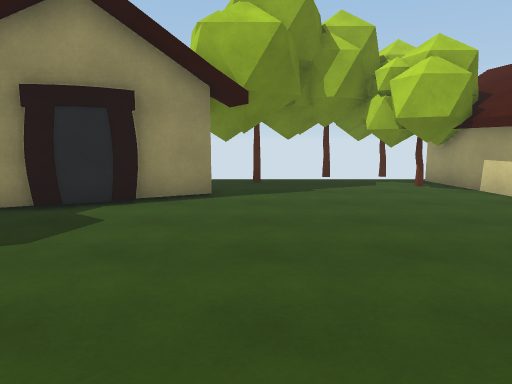
[1] (above)

17 first-person views from a walk through a Unity game level. The camera is 1.5 m above the floor, tilts 8° down and sees 70° across. The floor is counted in squares, 1 m on a side. Each view is taken from the middle of a square. On the plan, view 1 faces up. The plan holds only what a view shows up to about 16 squares ahead; the rest is blank. The place goes on beyond the plan. Surface patterns are stand-ins for the level's own textures.

[2]
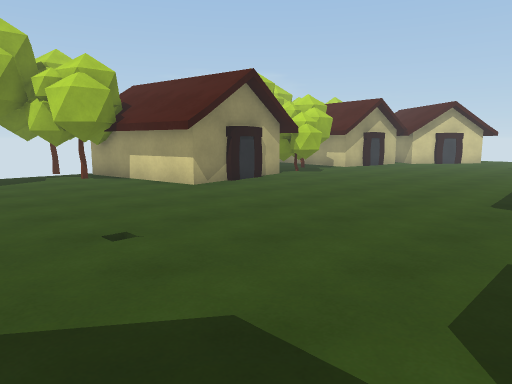

[3]
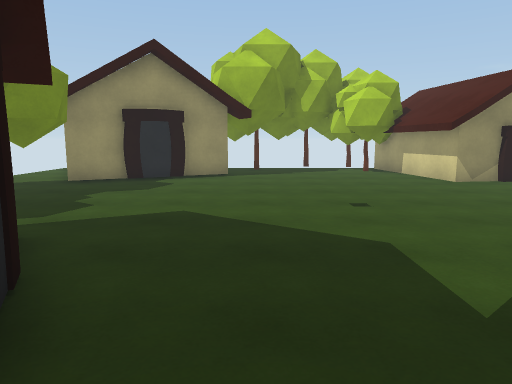

[4]
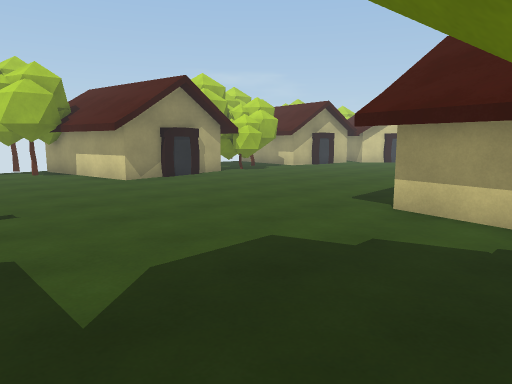

[5]
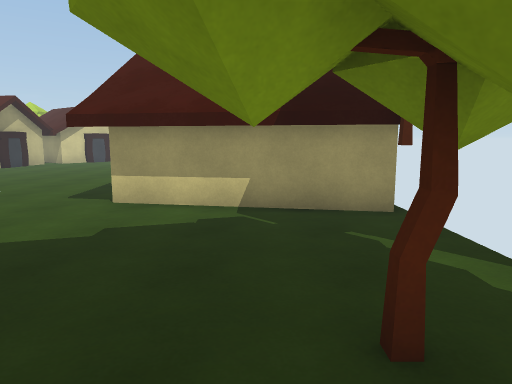

[6]
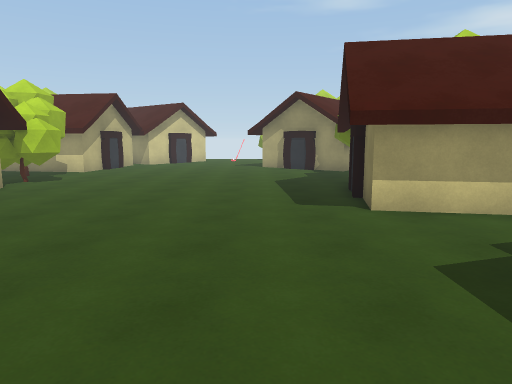

[7]
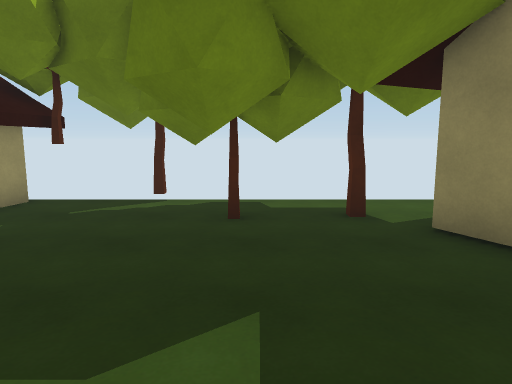

[8]
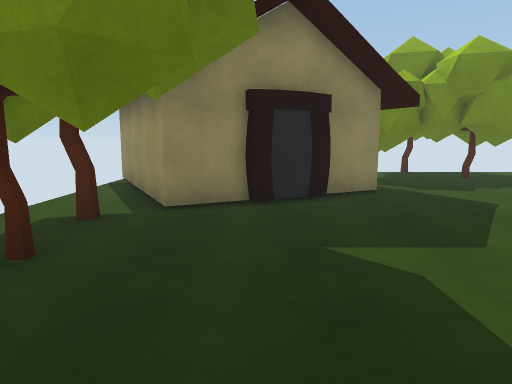

[9]
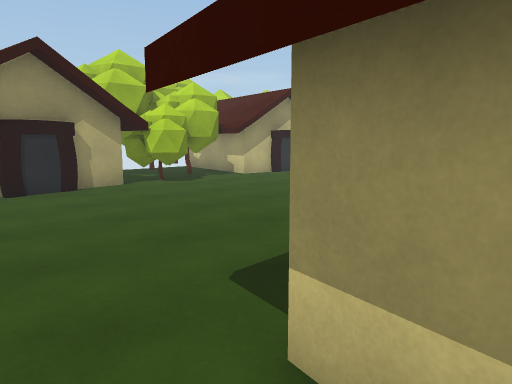

[10]
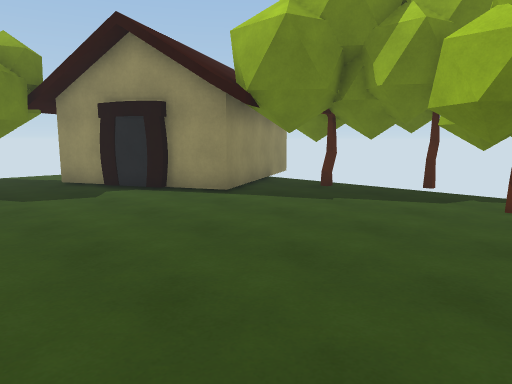

[11]
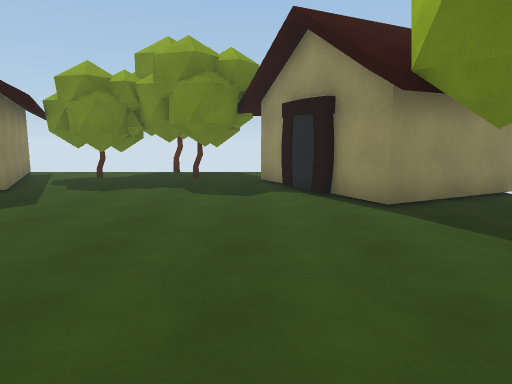

[12]
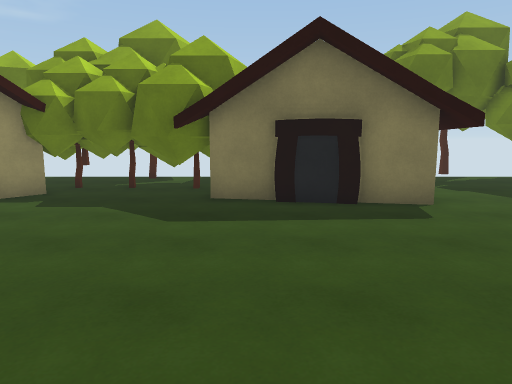

[13]
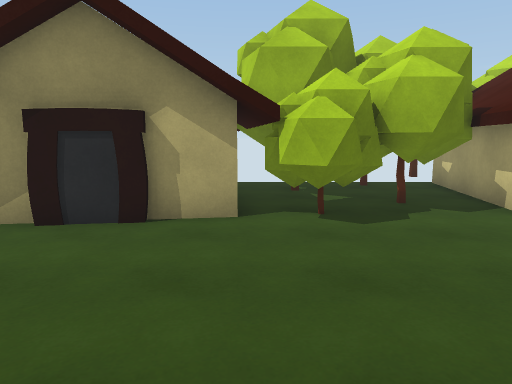

[14]
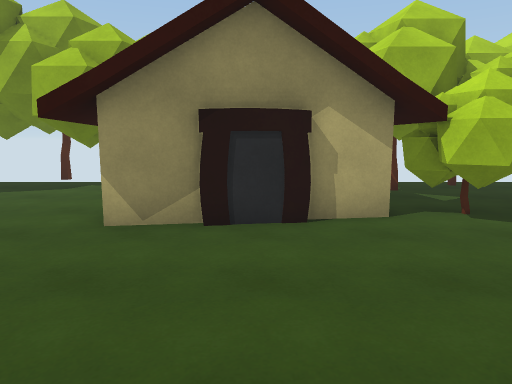

[15]
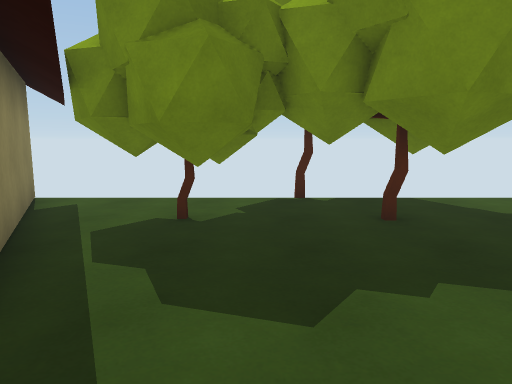

[16]
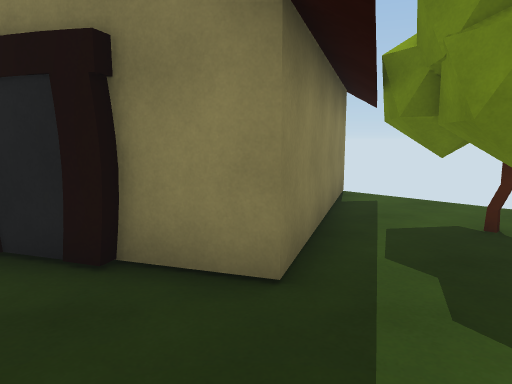

[17]
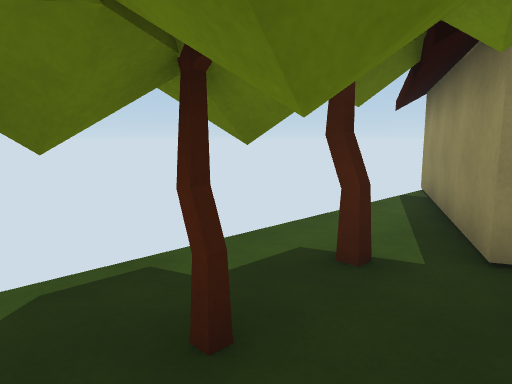

### Floor plan
Key: @ floor where view 1 was taken; # wall or solid block; x gap in a wall; . floor; = window, fence, low wall or low ledge.
Columns run from 10 left of view 1 to 17 right of it. Each row starts with its distance up from view 1.
 15        #
 14        #. #......
 13        #.......###
 12        ##......###
 11         #......#.#
 10 ..     ##........#
  9 ..    ##.........#
  8 ... ###..........###########
  7 ...x..............##........
  6 ...x........................
  5 .###........................
  4   =.........................
  3   #.........................
  2  ###........................
  1   ##........................
  0   ##......@.................
 -1   #..##.....................
 -2   ######....................
 -3        ##..........#####....
 -4         #..........#   #####
 -5         #.........##
 -6        ###........#
 -7      ###....#.....#
 -8    ###......#.....#
 -9    #.............##

Where each view was taken, in squares from view 1:
view 1: 0 up, 0 right, facing up
view 2: 3 down, 0 right, facing up-right
view 3: 6 down, 0 right, facing up
view 4: 6 down, 1 right, facing up-right
view 5: 6 down, 0 right, facing right
view 6: 0 up, 1 right, facing right
view 7: 0 up, 2 right, facing down
view 8: 4 down, 7 right, facing left
view 9: 4 down, 7 right, facing up-right
view 10: 3 up, 7 right, facing up-left
view 11: 7 up, 7 right, facing left
view 12: 6 up, 13 right, facing down
view 13: 1 up, 13 right, facing up
view 14: 1 up, 10 right, facing up
view 15: 2 up, 1 left, facing left
view 16: 2 up, 1 left, facing down-left
view 17: 5 down, 4 right, facing down-left
